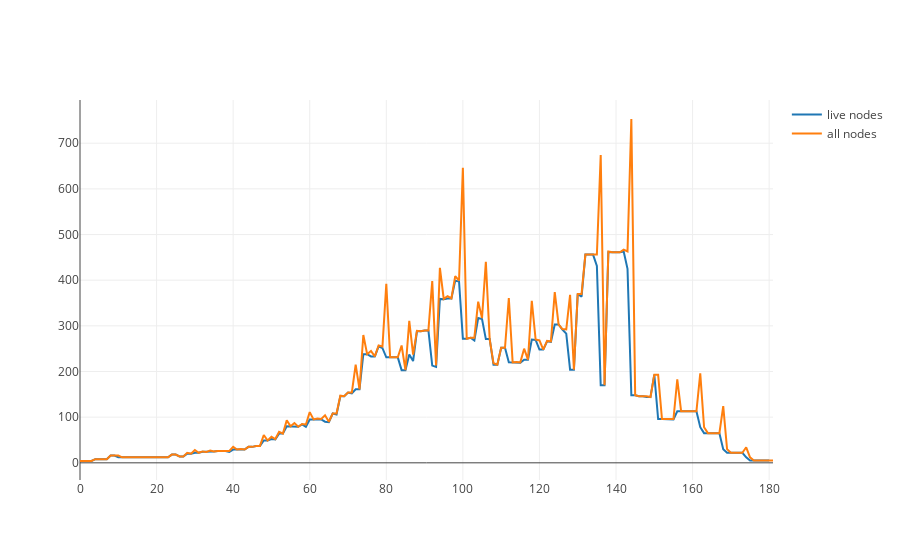

The code cell stored with this chart in its notebook:
### Code cell
object LiveNodes{ // Create object to supress output TODO: upgrade ammonite at some point
    val live = db.getAllLiveNodes()
    val (xLive,yLive) = live.groupBy(_.depth).map(a => (a._1, a._2.size)).toList.sortBy(_._1).unzip
    val allNodes = db.getAllNodes()
    val (xAll,yAll) = allNodes.groupBy(_.depth).map(a => (a._1, a._2.size)).toList.sortBy(_._1).unzip


    val data = Seq(
        Scatter(xLive, yLive, name="live nodes"),
        Scatter(xAll,yAll, name="all nodes")
    )
}

plot(LiveNodes.data)

### Figure 1 — Plotly figure (JSON) as saved in the notebook; plotly's stock layout.template omitted (floating-point values rounded to 4 significant figures; data arrays with more than 128 entries replaced by an {"elided": "..."} marker saying what was removed)
{"data": [{"name": "live nodes", "type": "scatter", "x": {"elided": "181 int values"}, "y": {"elided": "181 int values"}}, {"name": "all nodes", "type": "scatter", "x": {"elided": "182 int values"}, "y": {"elided": "182 int values"}}], "layout": {}}
